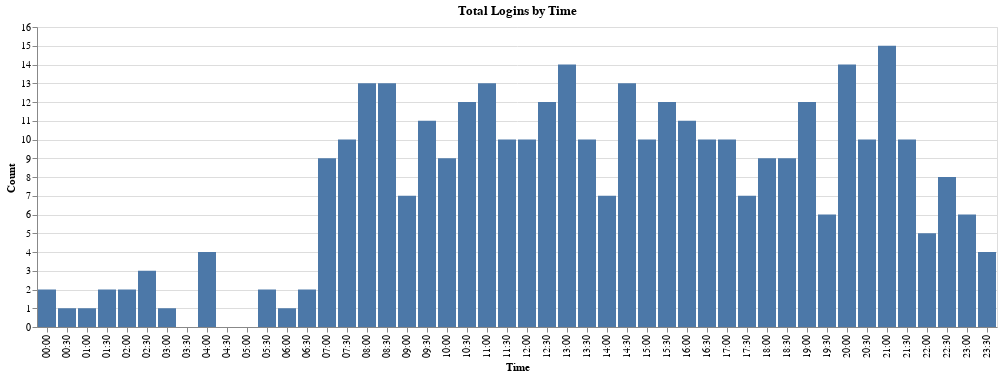

This figure's notebook cell:
### Markdown cell above
I will count the logins in 30 minute intervals and visualize in bar chart to see at what times I am active.  

For the code I round (floor) the minutes to 30 minute intervals and count the logins. But for the _histograms_ to function properly I need a data including all the intervals even if there are no logins in that interval. Therefore, I will create a new dataframe with all the intervals, combine with my data, count the logins and offset everything by 1 to get the correct counts.

### Code cell
# from datetime import timedelta
# Round time to closest 10 minutes
login_datetime_rounded_df = login_datetime_df.copy()[["Date", "DayName"]]
login_datetime_rounded_df["Date"] = login_datetime_rounded_df["Date"].apply(lambda x: floor_dt(x, 30))

total = login_datetime_rounded_df.copy()
time_range = pd.date_range(start="00:00", end="23:59", freq="30min").strftime("%H:%M")
time_df = pd.DataFrame({"Time": time_range})
total["Time"] = total["Date"].dt.strftime("%H:%M")
# Concat the time_df and group_time
total = pd.concat([time_df, total], axis=0).reset_index().drop(columns="index")
# Count the number of each time
total = total.value_counts(subset=["Time"]).reset_index()
# Offset counts by 1
total["count"] = total["count"] - 1

# Create the chart
chart = alt.Chart(total).mark_bar().encode(
    x=alt.X("Time:O", title="Time", axis=alt.Axis(tickCount=48)),
    y=alt.Y("count:Q", title="Count", axis=alt.Axis(tickCount=total["count"].max())),
    tooltip=["count:Q"],
).properties(
    title="Total Logins by Time",
)

chart

### Figure 1 — Vega-Lite specification as saved in the notebook (floating-point values rounded to 4 significant figures)
{"config": {"view": {"continuousWidth": 300, "continuousHeight": 300}}, "data": {"name": "data-43fdbe35a48251bde563e44fae85b4a6"}, "mark": {"type": "bar"}, "encoding": {"tooltip": [{"field": "count", "type": "quantitative"}], "x": {"axis": {"tickCount": 48}, "field": "Time", "title": "Time", "type": "ordinal"}, "y": {"axis": {"tickCount": 15.0}, "field": "count", "title": "Count", "type": "quantitative"}}, "title": "Total Logins by Time", "$schema": "https://vega.github.io/schema/vega-lite/v5.15.1.json", "datasets": {"data-43fdbe35a48251bde563e44fae85b4a6": [{"Time": "21:00", "count": 15}, {"Time": "13:00", "count": 14}, {"Time": "20:00", "count": 14}, {"Time": "08:00", "count": 13}, {"Time": "08:30", "count": 13}, {"Time": "14:30", "count": 13}, {"Time": "11:00", "count": 13}, {"Time": "15:30", "count": 12}, {"Time": "12:30", "count": 12}, {"Time": "10:30", "count": 12}, {"Time": "19:00", "count": 12}, {"Time": "09:30", "count": 11}, {"Time": "16:00", "count": 11}, {"Time": "11:30", "count": 10}, {"Time": "20:30", "count": 10}, {"Time": "15:00", "count": 10}, {"Time": "13:30", "count": 10}, {"Time": "21:30", "count": 10}, {"Time": "17:00", "count": 10}, {"Time": "12:00", "count": 10}, {"Time": "16:30", "count": 10}, {"Time": "07:30", "count": 10}, {"Time": "10:00", "count": 9}, {"Time": "18:30", "count": 9}, {"Time": "07:00", "count": 9}, {"Time": "18:00", "count": 9}, {"Time": "22:30", "count": 8}, {"Time": "09:00", "count": 7}, {"Time": "14:00", "count": 7}, {"Time": "17:30", "count": 7}, {"Time": "19:30", "count": 6}, {"Time": "23:00", "count": 6}, {"Time": "22:00", "count": 5}, {"Time": "23:30", "count": 4}, {"Time": "04:00", "count": 4}, {"Time": "02:30", "count": 3}, {"Time": "06:30", "count": 2}, {"Time": "05:30", "count": 2}, {"Time": "02:00", "count": 2}, {"Time": "01:30", "count": 2}, {"Time": "00:00", "count": 2}, {"Time": "00:30", "count": 1}, {"Time": "06:00", "count": 1}, {"Time": "03:00", "count": 1}, {"Time": "01:00", "count": 1}, {"Time": "05:00", "count": 0}, {"Time": "04:30", "count": 0}, {"Time": "03:30", "count": 0}]}}
